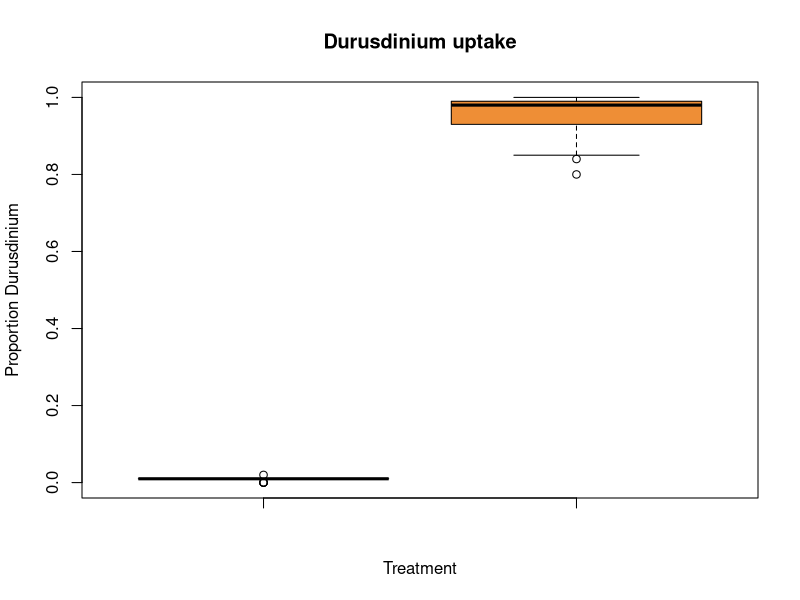
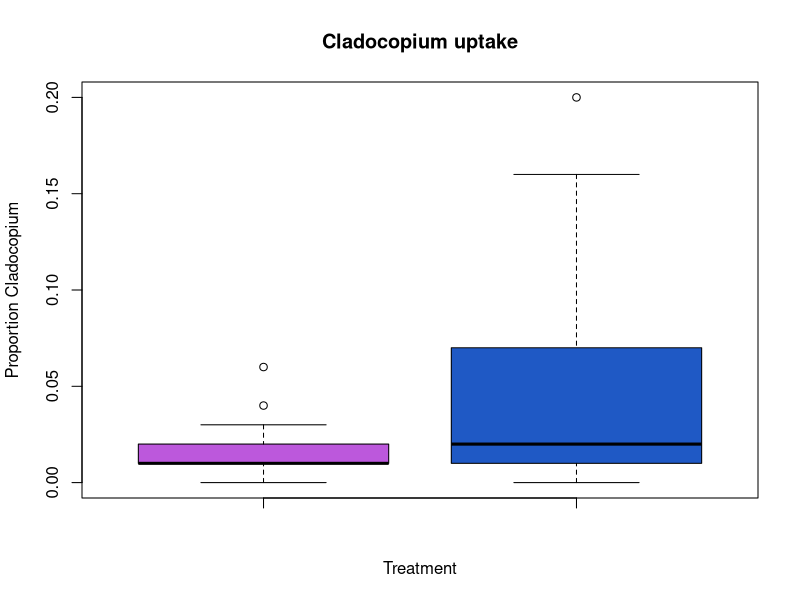

Here is the R script that generated these plots, in order:
## ---- chunk 1
library(tidyverse)
library(dplyr)
## ---- chunk 2
test_tD <- read.csv("uptake_data_D.csv")  
test_tC <- read.csv("uptake_data_C.csv") 
## ---- chunk 3
Vpt_Dwt <- test_tD$props [test_tD$treatment == 'Dwt']                  
Vpt_Dhe <- test_tD$props [test_tD$treatment == 'Dhe']
Vpt_CwtDwt <- test_tD$props [test_tD$treatment == 'CwtDwt']            
Vpt_CheDwt <- test_tD$props [test_tD$treatment == 'CheDwt']             
Vpt_CwtDhe <- test_tD$props [test_tD$treatment == 'CwtDhe']         
Vpt_CheDhe <- test_tD$props [test_tD$treatment == 'CheDhe']
###
Vpt_Dsin<- c(Vpt_Dhe, Vpt_Dwt)   
Vpt_Dmix<- c(Vpt_CwtDwt, Vpt_CheDwt,Vpt_CwtDhe,Vpt_CheDhe)
###
t.test(Vpt_Dsin , Vpt_Dmix)  #Dwt v CwtDwt

perform_t_test <- function(Vpt_Dsin, Vpt_Dmix) {
  t_test_result <- t.test(Vpt_Dsin, Vpt_Dmix)
  return(t_test_result$p.value)
}

# Number of iterations for bootstrapping
num_iterations <- 4000
p_values_D <- numeric(num_iterations)

# Perform t-test on random subsets
set.seed(123)  # Setting seed for reproducibility
for (i in 1:num_iterations) {
  # Randomly sample subsets of the vectors
  subset_indices <- sample(length(Vpt_Dsin), replace = TRUE)
  Vpt_Dsin_subset <- Vpt_Dsin[subset_indices]
  Vpt_Dmix_subset <- Vpt_Dmix[subset_indices]
  
  # Perform t-test on the subsets and store p-values
  p_values_D[i] <- perform_t_test(Vpt_Dsin_subset, Vpt_Dmix_subset)
}

# Calculate power (proportion of significant tests)
alpha <- 0.05  # Significance level
power <- mean(p_values_D < alpha)
avg <-mean(p_values_D)

# Display power
cat("Power:", power, "\n")
## ---- chunk 4
Vpt_Cwt <- test_tC$props [test_tC$treatment == 'Cwt']                  
Vpt_Che <- test_tC$props [test_tC$treatment == 'Che']
Vpt_CwtDwt <- test_tC$props [test_tC$treatment == 'CwtDwt']            
Vpt_CheDwt <- test_tC$props [test_tC$treatment == 'CheDwt']             
Vpt_CwtDhe <- test_tC$props [test_tC$treatment == 'CwtDhe']         
Vpt_CheDhe <- test_tC$props [test_tC$treatment == 'CheDhe']
###
Vpt_Csin<- c(Vpt_Cwt, Vpt_Dwt)   
Vpt_Cmix<- c(Vpt_CwtDwt, Vpt_CheDwt,Vpt_CwtDhe,Vpt_CheDhe)
###
t.test(Vpt_Csin , Vpt_Cmix)  #Dwt v CwtDwt

perform_t_test <- function(Vpt_Csin, Vpt_Cmix) {
  t_test_result <- t.test(Vpt_Csin, Vpt_Cmix)
  return(t_test_result$p.value)
}

# Number of iterations for bootstrapping
num_iterations <- 4000
p_values_C <- numeric(num_iterations)

# Perform t-test on random subsets
set.seed(123)  # Setting seed for reproducibility
for (i in 1:num_iterations) {
  # Randomly sample subsets of the vectors
  subset_indices <- sample(length(Vpt_Csin), replace = TRUE)
  Vpt_Csin_subset <- Vpt_Csin[subset_indices]
  Vpt_Cmix_subset <- Vpt_Cmix[subset_indices]
  
  # Perform t-test on the subsets and store p-values
  p_values_C[i] <- perform_t_test(Vpt_Csin_subset, Vpt_Cmix_subset)
}

# Calculate power (proportion of significant tests)
alpha <- 0.05  # Significance level
power <- mean(p_values_C < alpha)
avg <-mean(p_values_C)
# Display power
cat("Power:", power, "\n")
## ---- chunk 5
boxplot(Vpt_Csin, Vpt_Cmix,
        main = "Durusdinium uptake",
xlab = "Treatment",
ylab = "Proportion Durusdinium",
#ylim = c(0, 0.10),
col =c( "#15b418","#ee8e36","#82ad0f"),
border = "black")
## ---- chunk 6
boxplot(Vpt_Dsin, Vpt_Dmix,
        main = "Cladocopium uptake",
xlab = "Treatment",
ylab = "Proportion Cladocopium",
col =c( "#bc58dc","#1f59c5","#16b4eb"),
border = "black")
